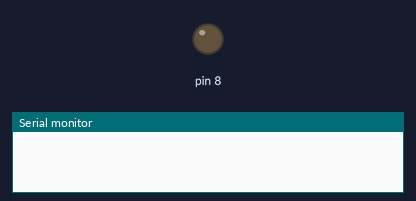
Simulated run of this sketch. Board: Arduino Uno, built with avr-gcc and run on an emulated ATmega328P. On the bench: output pins drawn as LEDs (lit = HIGH), the last lines printed to the serial monitor. No radio packets arrive unless stated.

Above: at 0.1 s.
At 0.6 s:
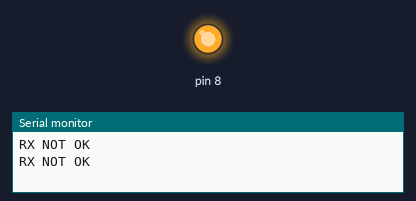
Timing chart, 0 to 2.1 s (numbered marks = the images above):
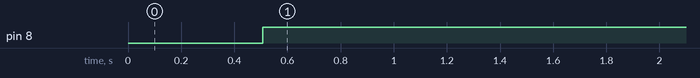

The sketch:

doorRX.ino
```cpp
#include <SPI.h>
#include "nRF24L01.h"
#include "RF24.h"
int msg[1];
RF24 radio(10, 9);
const uint64_t pipe = 0xE8E8F0F0E1LL;

void setup(void) {
  pinMode(8, OUTPUT);
  Serial.begin(115200);
  radio.begin();
  radio.setChannel(75);
  radio.setDataRate(RF24_250KBPS);
  radio.setPALevel(RF24_PA_MAX);
  radio.openReadingPipe(1, pipe);
  radio.startListening();
  delay(500);
}

void loop(void) {
  while (radio.available()) {
    radio.read(msg, 1);
    if (msg[0] == 111) {
      Serial.print(msg[0]);
      Serial.println(": RX OK");
      digitalWrite(8, LOW);
    }
    delay(80);
  }
  Serial.println("RX NOT OK");
  digitalWrite(8, HIGH);
  delay(80);
}
```

Measured:
- by itself, pin 8: LOW → HIGH at 0.51 s
